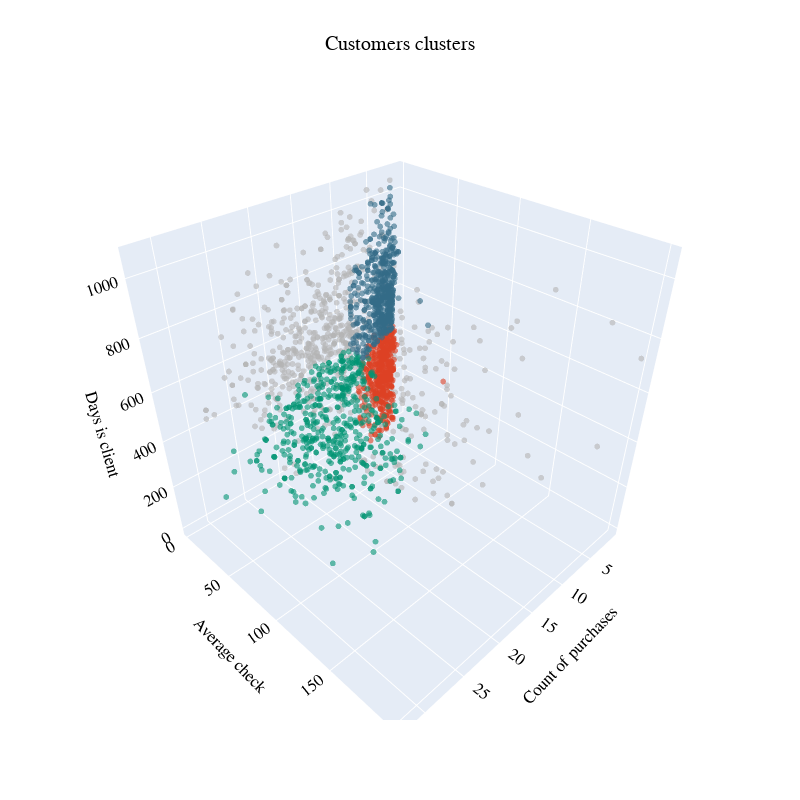

Source (notebook cell):
### Code cell
# Customers clusters

plot = go.Figure()

colors = ['#b4b4b4', '#dd4124', '#009473', '#336b87']
names = ['Ordinary client', 'Elite client', 'Good client', 'Potential good client']

for i in range(4):
    cl = names[i]
    plot.add_trace(go.Scatter3d(x = cust.query("Cluster == @cl")['NumAllPurchases'],
                                y = cust.query("Cluster == @cl")['AverageCheck'],
                                z = cust.query("Cluster == @cl")['Days_is_client'],
                                mode = 'markers',
                                name = names[i],
                                marker = dict(
                                    size = 2,
                                    color = colors[i],  
                                    opacity = 0.6)))

plot.update_traces(hovertemplate = 'Purchases: %{x} <br>Average Check: %{y} <br>Days is client: %{z}')

plot.update_layout(width = 800, height = 800, autosize = True, showlegend = False,
                   scene = dict(xaxis = dict(title = 'Count of purchases', titlefont_color = 'black'),
                                yaxis = dict(title = 'Average check', titlefont_color = 'black'),
                                zaxis = dict(title = 'Days is client', titlefont_color = 'black')),
                   font = dict(family = "monospace", color  = 'black', size = 14),
                   title_text = 'Customers clusters', title_x = 0.5)

### Figure 1 — Plotly figure (JSON) as saved in the notebook; plotly's stock layout.template omitted (floating-point values rounded to 4 significant figures; data arrays with more than 128 entries replaced by an {"elided": "..."} marker saying what was removed)
{"data": [{"hovertemplate": "Purchases: %{x} <br>Average Check: %{y} <br>Days is client: %{z}", "marker": {"color": "#b4b4b4", "opacity": 0.6, "size": 2}, "mode": "markers", "name": "Ordinary client", "type": "scatter3d", "x": {"elided": "699 int values"}, "y": {"elided": "699 float values"}, "z": {"elided": "699 int values"}}, {"hovertemplate": "Purchases: %{x} <br>Average Check: %{y} <br>Days is client: %{z}", "marker": {"color": "#dd4124", "opacity": 0.6, "size": 2}, "mode": "markers", "name": "Elite client", "type": "scatter3d", "x": {"elided": "491 int values"}, "y": {"elided": "491 float values"}, "z": {"elided": "491 int values"}}, {"hovertemplate": "Purchases: %{x} <br>Average Check: %{y} <br>Days is client: %{z}", "marker": {"color": "#009473", "opacity": 0.6, "size": 2}, "mode": "markers", "name": "Good client", "type": "scatter3d", "x": {"elided": "514 int values"}, "y": {"elided": "514 float values"}, "z": {"elided": "514 int values"}}, {"hovertemplate": "Purchases: %{x} <br>Average Check: %{y} <br>Days is client: %{z}", "marker": {"color": "#336b87", "opacity": 0.6, "size": 2}, "mode": "markers", "name": "Potential good client", "type": "scatter3d", "x": {"elided": "530 int values"}, "y": {"elided": "530 float values"}, "z": {"elided": "530 int values"}}], "layout": {"autosize": true, "font": {"color": "black", "family": "monospace", "size": 14}, "height": 800, "scene": {"xaxis": {"title": {"font": {"color": "black"}, "text": "Count of purchases"}}, "yaxis": {"title": {"font": {"color": "black"}, "text": "Average check"}}, "zaxis": {"title": {"font": {"color": "black"}, "text": "Days is client"}}}, "showlegend": false, "title": {"text": "Customers clusters", "x": 0.5}, "width": 800}}
